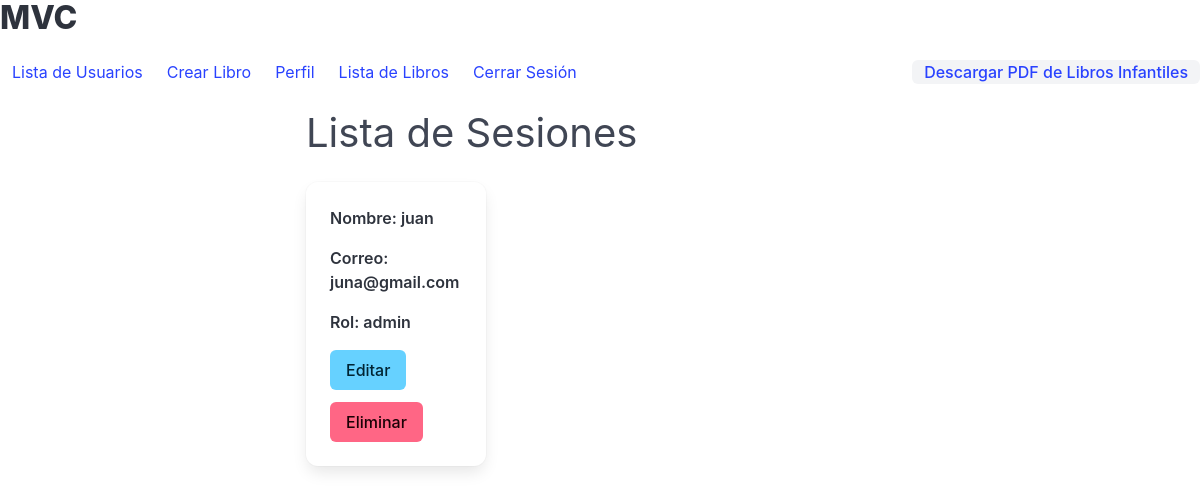
/sessions (signed in), run on an earlier commit of the app's database.
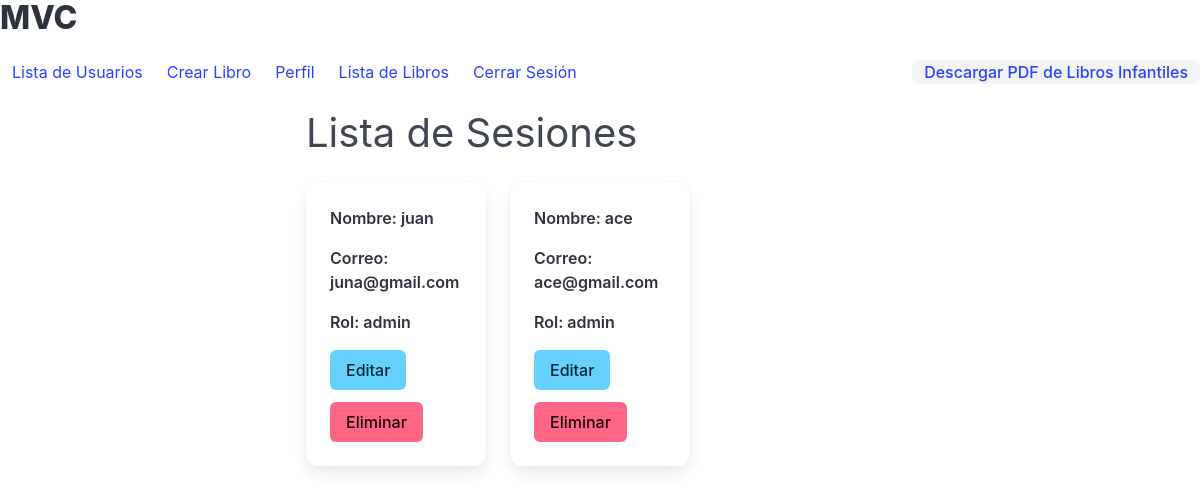
And on a later commit of the database.
### models/session_login_model.py (models this page shows, shortened)
class SessionLogin(UserMixin,db.Model):
    __tablename__ = "login_recuperatorio"
    correo_principal = db.Column(db.String(255), unique=True, primary_key=True)
    nombre_usuario = db.Column(db.String(255), nullable=False)
    password_hash = db.Column(db.String(255), nullable=False)
    rol = db.Column(db.String(50), nullable=False)
    registration_date = db.Column(db.DateTime, nullable=False)
    @staticmethod
    def get_all():
        return SessionLogin.query.all()
    def has_role(self, role):
        return self.rol == role
    @staticmethod
    def get_session_by_correo(correo_principal):
        return SessionLogin.query.filter_by(correo_principal=correo_principal).first()

### controllers/session_login_controller.py (the view)
@session_bp.route("/sessions")
@login_required
def list_sessions():
    sessions = SessionLogin.get_all()
    return session_login_view.usuarios(sessions)

### run.py (called while the page is built)
@login_manager.user_loader
def load_user(correo):
    return SessionLogin.get_session_by_correo(correo)

### views/session_login_view.py (called while the page is built)
def usuarios(session_logins):
    return render_template(
        "usuarios.html",
        sessions=session_logins,
        title="Lista de usuarios",
        current_user=current_user,
    )

### templates/usuarios.html
{% extends 'base.html' %}
{% block content %}
    <h2 class="subtitle is-2">Lista de Sesiones</h2>
    <div class="columns is-multiline">
        {% for session in sessions %}
            <div class="column is-one-third">
                <div class="card">
                    <div class="card-content">
                        <div class="content">
                            <p><strong>Nombre: {{ session.nombre_usuario }}</strong></p>
                            <p><strong>Correo: {{ session.correo_principal }}</strong></p>
                            <p><strong>Rol: {{ session.rol }}</strong></p>
                            <div class="buttons">
                                <a href="{{ url_for('session.update_session', correo=session.correo_principal) }}" class="button is-info">Editar</a>
                                <a href="{{ url_for('session.delete_session', correo=session.correo_principal) }}" class="button is-danger">Eliminar</a>
                            </div>
                        </div>
                    </div>
                </div>
            </div>
        {% endfor %}
    </div>
{% endblock %}

What changed in the data, as far as the page shows it:
added SessionLogin: nombre_usuario "ace", correo_principal "ace@gmail.com", rol "admin"
